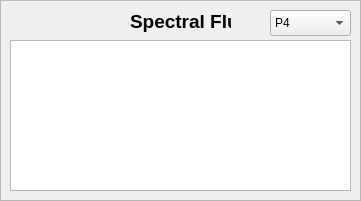
   <widget class="QWidget" name="widget_spectralFlux" native="true">
    <property name="geometry">
     <rect>
      <x>690</x>
      <y>20</y>
      <width>361</width>
      <height>201</height>
     </rect>
    </property>
    <widget class="QFrame" name="frame_spectralFlux">
     <property name="geometry">
      <rect>
       <x>0</x>
       <y>0</y>
       <width>361</width>
       <height>201</height>
      </rect>
     </property>
     <property name="frameShape">
      <enum>QFrame::StyledPanel</enum>
     </property>
     <property name="frameShadow">
      <enum>QFrame::Raised</enum>
     </property>
     <widget class="QGraphicsView" name="graphics_spectralFlux">
      <property name="geometry">
       <rect>
        <x>10</x>
        <y>40</y>
        <width>341</width>
        <height>151</height>
       </rect>
      </property>
     </widget>
     <widget class="QLabel" name="label_spectralFlux">
      <property name="geometry">
       <rect>
        <x>130</x>
        <y>6</y>
        <width>101</width>
        <height>31</height>
       </rect>
      </property>
      <property name="text">
       <string>&lt;html&gt;&lt;head/&gt;&lt;body&gt;&lt;p&gt;&lt;span style=&quot; font-size:14pt; font-weight:600;&quot;&gt;Spectral Flux&lt;/span&gt;&lt;/p&gt;&lt;/body&gt;&lt;/html&gt;</string>
      </property>
     </widget>
     <widget class="QComboBox" name="dropDown_spectralFlux">
      <property name="geometry">
       <rect>
        <x>270</x>
        <y>10</y>
        <width>81</width>
        <height>26</height>
       </rect>
      </property>
      <item>
       <property name="text">
        <string>P4</string>
       </property>
      </item>
      <item>
       <property name="text">
        <string>N3</string>
       </property>
      </item>
      <item>
       <property name="text">
        <string>P3</string>
       </property>
      </item>
      <item>
       <property name="text">
        <string>N2</string>
       </property>
      </item>
      <item>
       <property name="text">
        <string>AN4</string>
       </property>
      </item>
      <item>
       <property name="text">
        <string>N5</string>
       </property>
      </item>
      <item>
       <property name="text">
        <string>N4</string>
       </property>
      </item>
      <item>
       <property name="text">
        <string>AN5</string>
       </property>
      </item>
      <item>
       <property name="text">
        <string>N6</string>
       </property>
      </item>
      <item>
       <property name="text">
        <string>AN1</string>
       </property>
      </item>
      <item>
       <property name="text">
        <string>AN6</string>
       </property>
      </item>
      <item>
       <property name="text">
        <string>N1</string>
       </property>
      </item>
      <item>
       <property name="text">
        <string>AN2</string>
       </property>
      </item>
      <item>
       <property name="text">
        <string>P2</string>
       </property>
      </item>
      <item>
       <property name="text">
        <string>AN3</string>
       </property>
      </item>
      <item>
       <property name="text">
        <string>P1</string>
       </property>
      </item>
     </widget>
    </widget>
   </widget>
